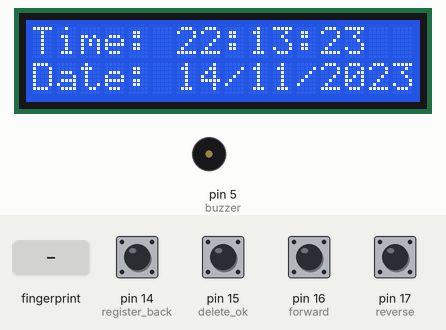
A sketch run on a simulated Arduino Uno, built with avr-gcc and run on an emulated ATmega328P. Parts: 16×2 character LCD, buzzer (waves = sounding, pin HIGH). The test bench sets the inputs (shaded band); at power-on: pin 14 (register_back), pin 15 (delete_ok), pin 16 (forward), pin 17 (reverse) HIGH. The local clock reads 2024-03-15 10:24:30 at power-on unless the sketch sets it; EEPROM starts erased.

Above: at 6.2 s.
6.3 s: finger stored as number 1 placed on the sensor
At 9.0 s:
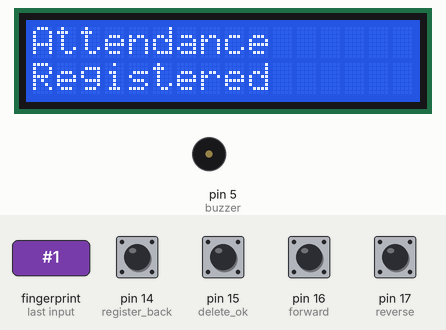
9.3 s: pin 14 (register_back) pulled LOW for 1 s
At 11.8 s:
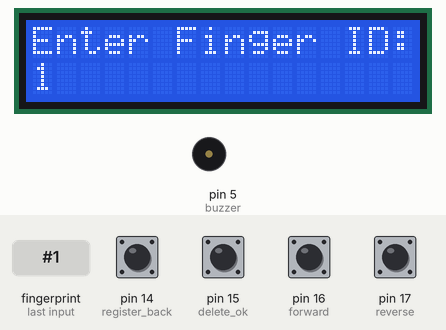
12.5 s: pin 14 (register_back) pulled LOW for 0.45 s
At 13.6 s:
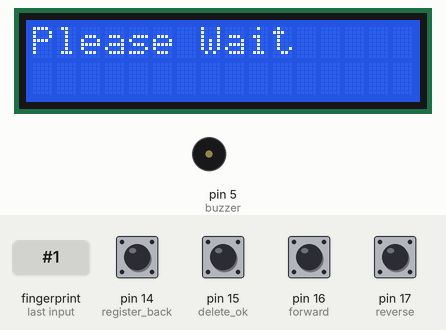
14.4 s: pin 15 (delete_ok) pulled LOW for 0.45 s
At 15.3 s:
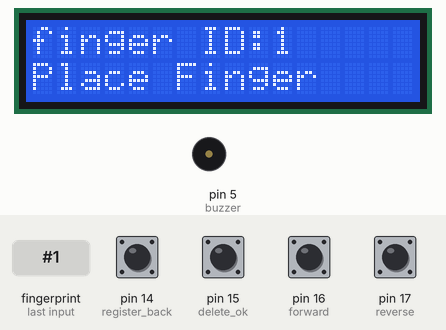
17.8 s: finger stored as number 1 placed on the sensor
At 18.7 s:
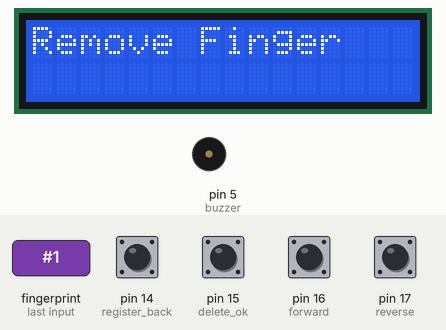
20.8 s: finger stored as number 1 placed on the sensor
At 21.9 s:
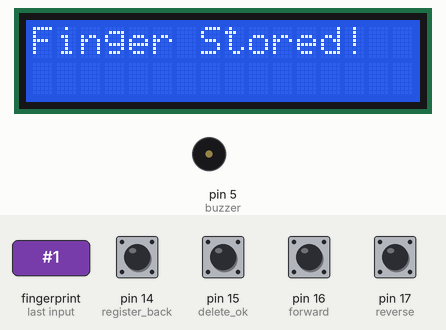
Timing chart, 0 to 23.8 s (numbered marks = the images above; inputs shaded):
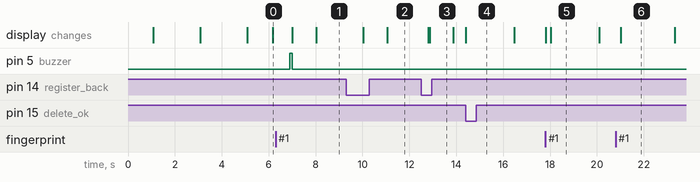

The sketch:

Biometric.ino
```cpp
#include <Adafruit_Fingerprint.h>
#include <EEPROM.h>
#include <LiquidCrystal.h>
#include <SoftwareSerial.h>
#include <Wire.h>
#include "RTClib.h"

// Initialize LCD
LiquidCrystal lcd(8, 9, 10, 11, 12, 13);

// Initialize Fingerprint Sensor
SoftwareSerial fingerPrint(2, 3);
Adafruit_Fingerprint finger = Adafruit_Fingerprint(&fingerPrint);

// Initialize RTC
RTC_DS3231 rtc;

// Pin Definitions
#define register_back 14
#define delete_ok 15
#define forward 16
#define reverse 17
#define match 18
#define buzzer 5

// Number of Records
#define records 10

// Attendance Data Storage
int user_count[records] = {0};

DateTime now;

void setup() {
  // Initialize LCD
  lcd.begin(16, 2);

  // Initialize Serial
  Serial.begin(9600);

  // Initialize Pins
  pinMode(register_back, INPUT_PULLUP);
  pinMode(forward, INPUT_PULLUP);
  pinMode(reverse, INPUT_PULLUP);
  pinMode(delete_ok, INPUT_PULLUP);
  pinMode(match, INPUT_PULLUP);
  pinMode(buzzer, OUTPUT);
  digitalWrite(buzzer, LOW);

  // Initialize Fingerprint Sensor
  finger.begin(57600);
  lcd.print("Finding Module..");
  if (finger.verifyPassword()) {
    lcd.clear();
    lcd.print("Module Found");
    delay(2000);
  } else {
    lcd.clear();
    lcd.print("Module Not Found");
    while (1);
  }

  // Initialize RTC
  if (!rtc.begin()) {
    Serial.println("Couldn't find RTC");
    while (1);
  }
  rtc.adjust(DateTime(F(__DATE__), F(__TIME__)));
  if (rtc.lostPower()) {
    //rtc.adjust(DateTime(2024, 7, 9, 10, 0, 0));
    rtc.adjust(DateTime(F(__DATE__), F(__TIME__)));
  }

  // Initial LCD Message
  lcd.clear();
  lcd.print("Fingerprint");
  lcd.setCursor(0, 1);
  lcd.print("Attendance System");
  delay(2000);
}

void loop() {
  now = rtc.now();
  lcd.setCursor(0, 0);
  lcd.print("Time: ");
  lcd.print(now.hour(), DEC);
  lcd.print(':');
  lcd.print(now.minute(), DEC);
  lcd.print(':');
  lcd.print(now.second(), DEC);
  lcd.setCursor(0, 1);
  lcd.print("Date: ");
  lcd.print(now.day(), DEC);
  lcd.print('/');
  lcd.print(now.month(), DEC);
  lcd.print('/');
  lcd.print(now.year(), DEC);

  int result = getFingerprintIDez();
  if (result > 0) {
    digitalWrite(buzzer, HIGH);
    delay(100);
    digitalWrite(buzzer, LOW);
    lcd.clear();
    lcd.print("ID:");
    lcd.print(result);
    lcd.setCursor(0, 1);
    lcd.print("Please Wait....");
    delay(1000);
    recordAttendance(result);
    lcd.clear();
    lcd.print("Attendance");
    lcd.setCursor(0, 1);
    lcd.print("Registered");
    delay(2000);
  }

  if (digitalRead(register_back) == 0) {
    lcd.clear();
    lcd.print("Please Wait");
    delay(1000);
    while (digitalRead(register_back) == 0);
    enrollFingerprint();
  }

  delay(300);
}

void recordAttendance(int id) {
  int eepIndex = (user_count[id - 1] * 7) + ((id - 1) * 210);
  EEPROM.write(eepIndex++, now.hour());
  EEPROM.write(eepIndex++, now.minute());
  EEPROM.write(eepIndex++, now.second());
  EEPROM.write(eepIndex++, now.day());
  EEPROM.write(eepIndex++, now.month());
  EEPROM.write(eepIndex++, now.year() >> 8);
  EEPROM.write(eepIndex++, now.year());
  user_count[id - 1]++;
}

void enrollFingerprint() {
  int id = 1;
  lcd.clear();
  lcd.print("Enter Finger ID:");

  while (1) {
    lcd.setCursor(0, 1);
    lcd.print(id);

    if (digitalRead(forward) == 0) {
      id++;
      if (id > records) id = 1;
      delay(500);
    } else if (digitalRead(reverse) == 0) {
      id--;
      if (id < 1) id = records;
      delay(500);
    } else if (digitalRead(delete_ok) == 0) {
      getFingerprintEnroll(id);
      return;
    } else if (digitalRead(register_back) == 0) {
      return;
    }
  }
}

uint8_t getFingerprintEnroll(int id) {
  int p = -1;
  lcd.clear();
  lcd.print("finger ID:");
  lcd.print(id);
  lcd.setCursor(0, 1);
  lcd.print("Place Finger");
  delay(2000);

  while (p != FINGERPRINT_OK) {
    p = finger.getImage();
    switch (p) {
      case FINGERPRINT_OK:
        lcd.clear();
        lcd.print("Image taken");
        break;
      case FINGERPRINT_NOFINGER:
        lcd.clear();
        lcd.print("No Finger Found");
        break;
      case FINGERPRINT_PACKETRECIEVEERR:
        lcd.clear();
        lcd.print("Comm Error");
        break;
      case FINGERPRINT_IMAGEFAIL:
        lcd.clear();
        lcd.print("Imaging Error");
        break;
      default:
        lcd.clear();
        lcd.print("Unknown Error");
        break;
    }
  }

  p = finger.image2Tz(1);
  switch (p) {
    case FINGERPRINT_OK:
      lcd.clear();
      lcd.print("Image converted");
      break;
    case FINGERPRINT_IMAGEMESS:
      lcd.clear();
      lcd.print("Image too messy");
      return p;
    case FINGERPRINT_PACKETRECIEVEERR:
      lcd.clear();
      lcd.print("Comm Error");
      return p;
    case FINGERPRINT_FEATUREFAIL:
    case FINGERPRINT_INVALIDIMAGE:
      lcd.clear();
      lcd.print("Feature Not Found");
      return p;
    default:
      lcd.clear();
      lcd.print("Unknown Error");
      return p;
  }

  lcd.clear();
  lcd.print("Remove Finger");
  delay(2000);
  p = 0;
  while (p != FINGERPRINT_NOFINGER) {
    p = finger.getImage();
  }

  lcd.clear();
  lcd.print("Place Finger Again");
  while (p != FINGERPRINT_OK) {
    p = finger.getImage();
    switch (p) {
      case FINGERPRINT_OK:
        break;
      case FINGERPRINT_NOFINGER:
        break;
      case FINGERPRINT_PACKETRECIEVEERR:
        break;
      case FINGERPRINT_IMAGEFAIL:
        break;
      default:
        return p;
    }
  }

  p = finger.image2Tz(2);
  switch (p) {
    case FINGERPRINT_OK:
      break;
    case FINGERPRINT_IMAGEMESS:
    case FINGERPRINT_PACKETRECIEVEERR:
    case FINGERPRINT_FEATUREFAIL:
    case FINGERPRINT_INVALIDIMAGE:
      return p;
    default:
      return p;
  }

  p = finger.createModel();
  if (p != FINGERPRINT_OK) return p;

  p = finger.storeModel(id);
  if (p == FINGERPRINT_OK) {
    lcd.clear();
    lcd.print("Finger Stored!");
    delay(2000);
  }
  return p;
}

int getFingerprintIDez() {
  uint8_t p = finger.getImage();
  if (p != FINGERPRINT_OK) return -1;
  p = finger.image2Tz();
  if (p != FINGERPRINT_OK) return -1;
  p = finger.fingerFastSearch();
  if (p != FINGERPRINT_OK) {
    lcd.clear();
    lcd.print("Finger Not Found");
    lcd.setCursor(0, 1);
    lcd.print("Try Later");
    delay(2000);
    return -1;
  }
  return finger.fingerID;
}
```

Measured:
- after the input at 6.3 s, pin 5 (buzzer): LOW → HIGH after 0.61 s, → LOW 0.10 s later; the display: first changes after 0.71 s (image 1 shows a later state)
- after the input at 9.3 s, the display: first changes after 0.74 s (image 2 shows a later state)
- after the input at 12.5 s, the display: first changes after 0.31 s (image 3 shows a later state)
- after the input at 14.4 s, the display: changes at once (image 4)
- after the input at 17.8 s, the display: first changes at once (image 5 shows a later state)
- after the input at 20.8 s, the display: changes after 0.22 s (image 6)
- what the display in image 5 shows lasts 2.1 s, from 18.0 s to 20.1 s
